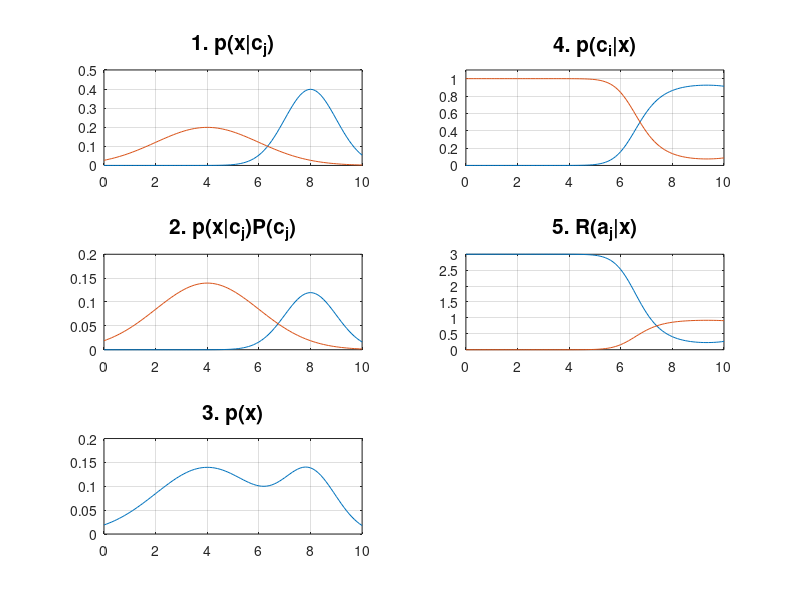

MATLAB code for this plot:
clc;
clear;
close all;

% ===========================================================
% INIT
% ===========================================================



% ===========================================================
% DATA
% ===========================================================

% Priors
Pc=[0.3 0.7];

% Class conditionals (mean,std^2)
mu=[8 4];
sdev=[1 2];

% Loss function
L=[
    0       3
    1       0
    ];

% ===========================================================
% MAIN
% ===========================================================

% x values
x=0:0.1:10;

% Number of classes
Nc=length(Pc);

% Number of x samples
Nx=length(x);

% Number of actions
Na=size(L,1);

% Calculate class likelihoods
for j=1:Nc
    pxc(:,j)=normpdf(x,mu(j),sdev(j));
    y(:,j)=pxc(:,j)*Pc(j);
end

% Calculate probability density
px=sum(y,2);

% Calculate posteriors
for j=1:Nc
    pcx(:,j)=y(:,j)./px;
end

% ...
% ...
% ...


% ===========================================================
% VISUALIZATION
% ===========================================================

% Open new figure
% figure('color','w');

% Subplot 1
subplot(3,2,1);
hold on;
grid on;
box on;
plot(x,pxc);
axis([min(x) max(x) 0 ceil(max(pxc(:)*1.1)*10)/10]);
title('1. p(x|c_j)','fontsize',15);

% Subplot 2
subplot(3,2,3);
hold on;
grid on;
box on;
plot(x,y);
axis([0 max(x) 0 ceil(max(y(:)*1.1)*10)/10]);
title('2. p(x|c_j)P(c_j)','fontsize',15);

% Subplot 3
 subplot(3,2,5);
 hold on;
 grid on;
 box on;
 plot(x, px);
 
 title('3. p(x)','fontsize',15);
 
% %Subplot 4
subplot(3,2,2);
hold on;
grid on;
box on;
plot(x, pcx);
axis([min(x) max(x) 0 ceil(max(pcx(:)*1.1)*10)/10]);
title('4. p(c_i|x)','fontsize',15);

% %Subplot 5
subplot(3,2,4);
hold on;
grid on;
box on;
% %Bayesian risk
plot( x, (L(1,2) * pcx(:,2))); 
plot( x, (L(2,1) * pcx(:,1)));

title('5. R(a_j|x)','fontsize',15);

drawnow;
set(gcf,'units','normalized','position',[0.1 0.1 0.8 0.8]);

% ===========================================================
% FURTHER QUESTIONS
% ===========================================================

% Question 1
fprintf('----- Question 1 -----\n');
idx=find(pxc(:,1)>pxc(:,2));
x1=x(idx(1));
x2=x(idx(end));
fprintf('\n\tFrom %g to %g\n',x1,x2);

% Question 2
%Solution 1
fprintf('\n----- Question 2 -----\n');
%We have -3*x^2 + 56*x - 250.0224
equation = [-3 56 -250.0224];
solution = roots(equation);
Ndecimals = 2;
f = 10.^Ndecimals ;
range = [ceil(f*solution(2))/f 10];
fprintf('\n\tSolution 1: From %g to %g \n', range(1), range(2));

%Solution 2
% We will build the equation on final Bayes step
% p(x|?1) / p(x|?2) > [?(?1|?2) - ?(?2|?2)]?(?2) / ?(?2|?1) - ?(?1|?1)]?(?1)
% p(x|?1) = p(:,1)
% p(x|?2) = p(:,2)
% ?(?1|?2) = 3, ?(?2|?2) = 0
% ?(?2|?1) = 1,  ?(?1|?1) = 0
% ?(?2) = Pc(1,2)
% ?(?1) = Pc(1,1)


for element=1 : length(x)
    %calculating factor for each element
    pxc_element = pxc(element,1) / pxc(element,2);
    
    %Checking if the Bayes equation is confirmed and we are saving the
    %element
    
    if (pxc_element > (Pc(1,2) * L(1,2)) / (Pc(1,1) * L(2,1)))
        fprintf('\n\tSolution 2: position = %g with grade = %g\n', element, x(element))
        break;
    end
    
    
end


% Question 3
fprintf('\n----- Question 3 -----\n');
% ---- Algorithm for the equation ---- %
%Testing new ?
lgm = 1;
lmg = 2.5;
%Building right part of the equation
num_pc_test = 1*lgm*Pc(:,2);
den_pc_test = 2*lmg*Pc(:,1);
final_num_pc_test = num_pc_test / den_pc_test;
Ndecimals = 4;
f = 10.^Ndecimals ;
pc_test = ceil(f*log(final_num_pc_test))/f;
%Building left part of the equation
clean_num = -240-8*pc_test;
equation = [-3 56 clean_num];
solution = roots(equation);
%Since we rounded by the second decimal on A2 question, we will find ? values to be as
%close as possible to 6.4 based on second decimal
Ndecimals = 1;
f = 10.^Ndecimals ;
range = [ceil(f*solution(2))/f 10];
fprintf('\n\tFrom %g to %g \n', range(1), range(2));


% Question 4
fprintf('\n----- Question 4 -----\n');
%Based on Bayesian risk we are building the two risks
%R(good | x) = ?mg * p(moderate|x)
risk_good = L(1,2) * pcx(:,2); 
%R(moderate | x) = ?gm * p(good | x)
risk_moderate = L(2,1) * pcx(:,1); 
%Finding the which grade has the minimum risk to be considered good
for element=2 : length(x) - 1
    %Checking if the current element is less than the previous and the next risk
    if(risk_good(element) < risk_good(element-1) && risk_good(element) < risk_good(element+1))
        fprintf('\n\tgrade = %g with risk = %g \n ', x(element), risk_good(element))
    end
end

% Question 5
fprintf('\n----- Question 5 -----\n');
new_Pc=[0.5 0.5];
%Building right part of the equation
num_pc_test = 1*lgm*new_Pc(:,2);
den_pc_test = 2*lmg*new_Pc(:,1);
final_num_pc_test = num_pc_test / den_pc_test;
Ndecimals = 4;
f = 10.^Ndecimals ;
pc_test = ceil(f*log(final_num_pc_test))/f;
%Building left part of the equation
clean_num = -240-8*pc_test;
equation = [-3 56 clean_num];
solution = roots(equation);
%Since we rounded by the second decimal on A2 question, we will find ? values to be as
%close as possible to 6.4 based on second decimal
Ndecimals = 1;
f = 10.^Ndecimals ;
range = [ceil(f*solution(2))/f 10];
fprintf('\n\tFrom %g to %g \n', range(1), range(2));






